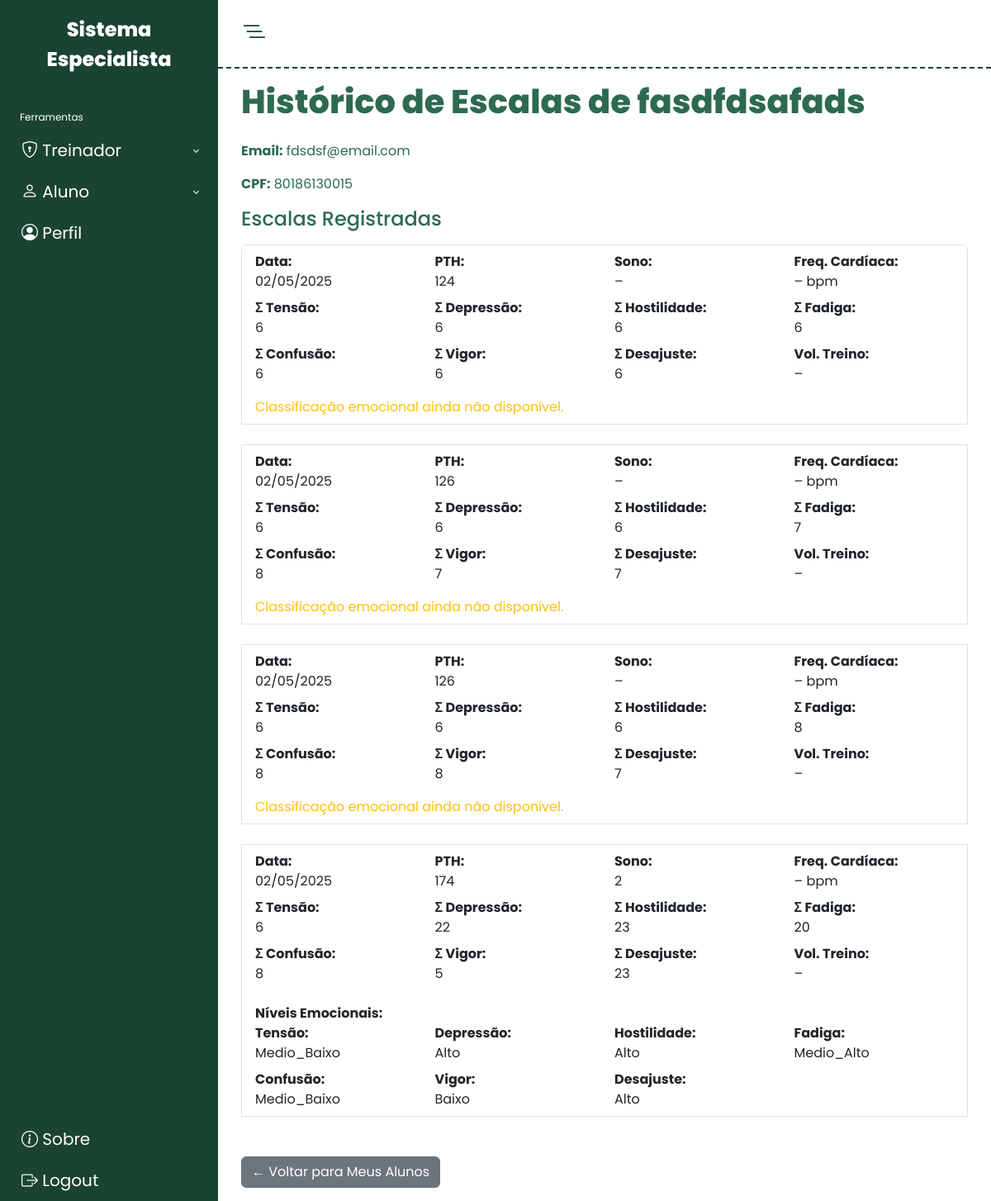
The app's page /historico_aluno/80186130015/ (signed in) with its own data.
### EscalaPoms/models.py (models this page shows, shortened)
class Pessoa(models.Model):
    cpf         = models.CharField(max_length=11, primary_key=True, help_text="…")
    nome        = models.CharField(max_length=100)
    email       = models.EmailField(unique=True)
    senha       = models.CharField(max_length=128)
    genero      = models.CharField(max_length=12, choices=[('masculino','Masculino'),('feminino','Feminino')])
    num_telefone= models.CharField(max_length=100, null=True, blank=True)
    class Meta:
        abstract = True

class Aluno(Pessoa):
    treinador = models.ForeignKey(Treinador, on_delete=models.CASCADE, related_name='alunos')

class EscalaPoms(models.Model):
    aluno = models.ForeignKey(
        Aluno,
        on_delete=models.CASCADE,
        related_name='escalas'
    )
    data = models.DateField()
    soma_tensao      = models.IntegerField()
    soma_depressao   = models.IntegerField()
    soma_hostilidade = models.IntegerField()
    soma_fadiga      = models.IntegerField()
    soma_confusao    = models.IntegerField()
    soma_vigor       = models.IntegerField()
    soma_desajuste   = models.IntegerField()
    pth              = models.IntegerField()
    sono = models.IntegerField(
        null=True,
        blank=True,
        help_text="Horas de sono"
    )
    volume_treino = models.IntegerField(
        null=True,
        blank=True,
        help_text="Volume de treino (ex: carga, repetições ou outro critério)"
    )
    freq_cardiaca_media = models.IntegerField(
        null=True,
        blank=True,
        help_text="Frequência cardíaca média (BPM)"
    )
    observacoes = models.TextField(
        null=True,
        blank=True,
        help_text="Informações complementares (ex: tomando remédio, acontecimentos da semana)"
    )

class ClassificacaoRecomendacao(models.Model):
    escala = models.OneToOneField(
        'EscalaPoms',
        on_delete=models.CASCADE,
        related_name='classificacao'
    )
    nivel_tensao      = models.CharField(max_length=20)
    nivel_depressao   = models.CharField(max_length=20)
    nivel_hostilidade = models.CharField(max_length=20)
    nivel_fadiga      = models.CharField(max_length=20)
    nivel_confusao    = models.CharField(max_length=20)
    nivel_vigor       = models.CharField(max_length=20)
    nivel_desajuste   = models.CharField(max_length=20)
    recomendacao = models.TextField(blank=True, null=True)
    criado_em = models.DateTimeField(auto_now_add=True)

### EscalaPoms/views.py (the view)
# urls.py: path('historico_aluno/<str:aluno_cpf>/', historico_aluno, name='historico_aluno'),
@login_required
@treinador_required
def historico_aluno(request, aluno_cpf):
    aluno = get_object_or_404(Aluno, cpf=aluno_cpf, treinador__cpf=request.user.username)
    escalas = EscalaPoms.objects.filter(aluno=aluno).order_by('data').select_related('classificacao')
    return render(request, 'EscalaPoms/historico_aluno.html', {'aluno': aluno, 'escalas': escalas})

### EscalaPoms/utils.py (called while the page is built)
def normalizar_cpf(texto: str) -> str:
    return re.sub(r'\D', '', texto or '')

### EscalaPoms/templates/EscalaPoms/historico_aluno.html (shortened to what this page needs)
{% extends 'EscalaPoms/base.html' %}
{% load static %}
{% block content %}
  <h1 class="mb-4">Histórico de Escalas de {{ aluno.nome }}</h1>
  <div class="mb-3">
    <p><strong>Email:</strong> {{ aluno.email }}</p>
    <p><strong>CPF:</strong> {{ aluno.cpf }}</p>
  </div>
  <h2 class="h4 mb-3">Escalas Registradas</h2>
  <ul class="list-group mb-4">
    {% for escala in escalas %}
      <li class="list-group-item">
        <div class="row">
          <div class="col-md-3"><strong>Data:</strong><br>{{ escala.data|date:"d/m/Y" }}</div>
          <div class="col-md-3"><strong>PTH:</strong><br>{{ escala.pth }}</div>
          <div class="col-md-3"><strong>Sono:</strong><br>{{ escala.sono|default:"–" }}</div>
          <div class="col-md-3"><strong>Freq. Cardíaca:</strong><br>{{ escala.freq_cardiaca_media|default:"–" }} bpm</div>
        </div>
        <div class="row mt-2">
          <div class="col-md-3"><strong>Σ Tensão:</strong><br>{{ escala.soma_tensao }}</div>
          <div class="col-md-3"><strong>Σ Depressão:</strong><br>{{ escala.soma_depressao }}</div>
          <div class="col-md-3"><strong>Σ Hostilidade:</strong><br>{{ escala.soma_hostilidade }}</div>
          <div class="col-md-3"><strong>Σ Fadiga:</strong><br>{{ escala.soma_fadiga }}</div>
        </div>
        <div class="row mt-2">
          <div class="col-md-3"><strong>Σ Confusão:</strong><br>{{ escala.soma_confusao }}</div>
          <div class="col-md-3"><strong>Σ Vigor:</strong><br>{{ escala.soma_vigor }}</div>
          <div class="col-md-3"><strong>Σ Desajuste:</strong><br>{{ escala.soma_desajuste }}</div>
          <div class="col-md-3"><strong>Vol. Treino:</strong><br>{{ escala.volume_treino|default:"–" }}</div>
        </div>
        {% if escala.classificacao %}
        <div class="row mt-4">
          <div class="col-12"><strong>Níveis Emocionais:</strong></div>
        </div>
        <div class="row">
          <div class="col-md-3"><strong>Tensão:</strong><br>{{ escala.classificacao.nivel_tensao }}</div>
          <div class="col-md-3"><strong>Depressão:</strong><br>{{ escala.classificacao.nivel_depressao }}</div>
          <div class="col-md-3"><strong>Hostilidade:</strong><br>{{ escala.classificacao.nivel_hostilidade }}</div>
          <div class="col-md-3"><strong>Fadiga:</strong><br>{{ escala.classificacao.nivel_fadiga }}</div>
        </div>
        <div class="row mt-2">
          <div class="col-md-3"><strong>Confusão:</strong><br>{{ escala.classificacao.nivel_confusao }}</div>
          <div class="col-md-3"><strong>Vigor:</strong><br>{{ escala.classificacao.nivel_vigor }}</div>
          <div class="col-md-3"><strong>Desajuste:</strong><br>{{ escala.classificacao.nivel_desajuste }}</div>
        </div>
        {% else %}
        <div class="row mt-3">
          <div class="col-12 text-warning">Classificação emocional ainda não disponível.</div>
        </div>
        {% endif %}
      </li>
      <br>
    {% empty %}
      <li class="list-group-item">Nenhuma escala registrada para este aluno.</li>
    {% endfor %}
  </ul>
  <a href="{% url 'meus_alunos' %}" class="btn btn-secondary">
    ← Voltar para Meus Alunos
  </a>
{% endblock %}

### EscalaPoms/static/css/colors.css (style rules this page uses)
:root { --bg-start: #D8F3DC; --bg-end: #B7E4C7; --bg-fundo: #DCF1E1; --bg-gd: #57CC99; --card-bg: #FFFFFF; --label-color: #2D6A4F; --text-color: #081C15; --btn-start: #74C69D; --btn-end: #52B788; --sidebar-bg: #1B4332; --sidebar-hover-bg: rgba(7, 156, 94, 0.377); --sidebar-link-color: #FFFFFF; --main-text-color: #2D6A4F; }

### EscalaPoms/templates/EscalaPoms/base.html (style rules this page uses)
html, body { height: 100%; margin: 0; padding: 0; overflow: hidden; font-family: 'Poppins', sans-serif; }
h1 { font-weight: 800; }
li { list-style: none; }
a { text-decoration: none; }

### records on screen
Aluno: nome "fasdfdsafads", email "fdsdsf@email.com", cpf "80186130015"
EscalaPoms: data "02/05/2025", pth "124", sono "–", freq_cardiaca_media "–", soma_tensao "6", soma_depressao "6", soma_hostilidade "6", soma_fadiga "6", soma_confusao "6", soma_vigor "6", soma_desajuste "6", volume_treino "–", shows "Classificação emocional ainda não disponível."
EscalaPoms: data "02/05/2025", pth "126", sono "–", freq_cardiaca_media "–", soma_tensao "6", soma_depressao "6", soma_hostilidade "6", soma_fadiga "7", soma_confusao "8", soma_vigor "7", soma_desajuste "7", volume_treino "–", shows "Classificação emocional ainda não disponível."
EscalaPoms: data "02/05/2025", pth "126", sono "–", freq_cardiaca_media "–", soma_tensao "6", soma_depressao "6", soma_hostilidade "6", soma_fadiga "8", soma_confusao "8", soma_vigor "8", soma_desajuste "7", volume_treino "–", shows "Classificação emocional ainda não disponível."
EscalaPoms: data "02/05/2025", pth "174", sono "2", freq_cardiaca_media "–", soma_tensao "6", soma_depressao "22", soma_hostilidade "23", soma_fadiga "20", soma_confusao "8", soma_vigor "5", soma_desajuste "23", volume_treino "–", classificacao.nivel_tensao "Medio_Baixo", classificacao.nivel_depressao "Alto", classificacao.nivel_hostilidade "Alto", classificacao.nivel_fadiga "Medio_Alto", classificacao.nivel_confusao "Medio_Baixo", classificacao.nivel_vigor "Baixo", classificacao.nivel_desajuste "Alto"
